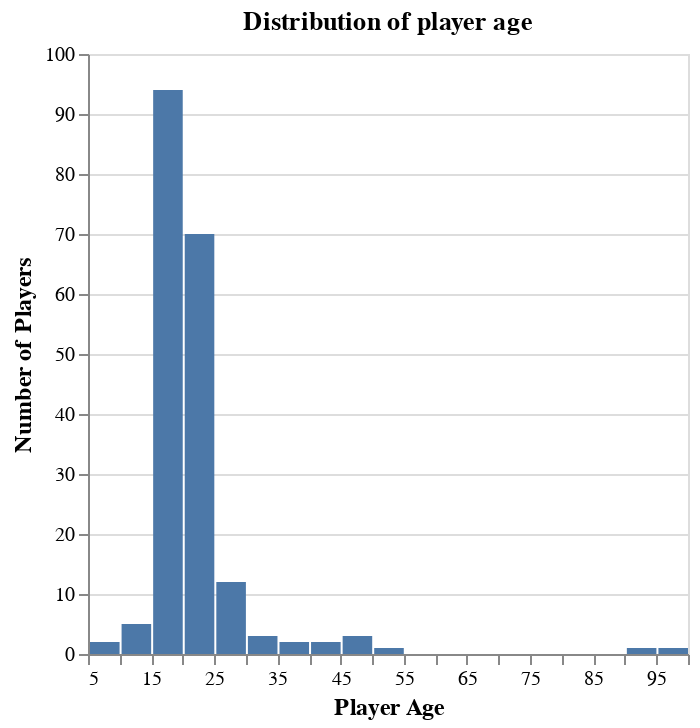

Notebook code for this chart:
### Markdown cell above
**Issue**: Class imbalance with much more True labels (144) compared to False labels (52). Since the KNN model uses labels of nearby points to predict the label of a new observation, the imbalance will result in predictions that tend to be True, because there are more points with that label in the dataset.

### Code cell
age_plot = alt.Chart(player_data, title='Distribution of player age').mark_bar().encode(
    x=alt.X('age')
        .bin(maxbins=20)
        .title('Player Age'),
    y=alt.Y('count()')
        .title('Number of Players'),
).configure_axis(titleFontSize=12)

hours_plot = alt.Chart(player_data, title='Distribution of Total Played Hours').mark_bar().encode(
    x=alt.X('played_hours')
        .bin(maxbins=20)
        .title('Total Played Hours'),
    y=alt.Y('count()')
        .title('Number of Players'),
).configure_axis(titleFontSize=12)

age_plot

### Figure 1 — Vega specification as saved in the notebook (floating-point values rounded to 4 significant figures)
{"$schema": "https://vega.github.io/schema/vega/v5.json", "data": [{"name": "source_0", "values": [{"__count": 2, "bin_maxbins_20_age": 5.0, "bin_maxbins_20_age_end": 10.0}, {"__count": 94, "bin_maxbins_20_age": 15.0, "bin_maxbins_20_age_end": 20.0}, {"__count": 70, "bin_maxbins_20_age": 20.0, "bin_maxbins_20_age_end": 25.0}, {"__count": 12, "bin_maxbins_20_age": 25.0, "bin_maxbins_20_age_end": 30.0}, {"__count": 3, "bin_maxbins_20_age": 30.0, "bin_maxbins_20_age_end": 35.0}, {"__count": 2, "bin_maxbins_20_age": 40.0, "bin_maxbins_20_age_end": 45.0}, {"__count": 5, "bin_maxbins_20_age": 10.0, "bin_maxbins_20_age_end": 15.0}, {"__count": 2, "bin_maxbins_20_age": 35.0, "bin_maxbins_20_age_end": 40.0}, {"__count": 3, "bin_maxbins_20_age": 45.0, "bin_maxbins_20_age_end": 50.0}, {"__count": 1, "bin_maxbins_20_age": 95.0, "bin_maxbins_20_age_end": 100.0}, {"__count": 1, "bin_maxbins_20_age": 50.0, "bin_maxbins_20_age_end": 55.0}, {"__count": 1, "bin_maxbins_20_age": 90.0, "bin_maxbins_20_age_end": 95.0}]}, {"name": "source_0_y_domain___count", "values": [{"min": 1, "max": 94}]}], "signals": [{"name": "bin_maxbins_20_age_bins", "value": {"fields": ["age"], "fname": "bin_age", "start": 5.0, "step": 5.0, "stop": 100.0}}], "marks": [{"type": "rect", "name": "marks", "from": {"data": "source_0"}, "encode": {"update": {"x2": {"field": "bin_maxbins_20_age", "scale": "x", "offset": {"signal": "0.5 + (abs(scale(\"x\", datum[\"bin_maxbins_20_age_end\"]) - scale(\"x\", datum[\"bin_maxbins_20_age\"])) < 0.25 ? -0.5 * (0.25 - (abs(scale(\"x\", datum[\"bin_maxbins_20_age_end\"]) - scale(\"x\", datum[\"bin_maxbins_20_age\"])))) : 0.5)"}}, "y": {"field": "__count", "scale": "y"}, "y2": {"value": 0, "scale": "y"}, "fill": {"value": "#4c78a8"}, "x": {"field": "bin_maxbins_20_age_end", "scale": "x", "offset": {"signal": "0.5 + (abs(scale(\"x\", datum[\"bin_maxbins_20_age_end\"]) - scale(\"x\", datum[\"bin_maxbins_20_age\"])) < 0.25 ? 0.5 * (0.25 - (abs(scale(\"x\", datum[\"bin_maxbins_20_age_end\"]) - scale(\"x\", datum[\"bin_maxbins_20_age\"])))) : -0.5)"}}}}, "style": ["bar"]}], "scales": [{"name": "x", "type": "linear", "domain": {"signal": "[bin_maxbins_20_age_bins.start, bin_maxbins_20_age_bins.stop]"}, "range": [0, {"signal": "width"}], "bins": {"signal": "bin_maxbins_20_age_bins"}, "zero": false}, {"name": "y", "type": "linear", "domain": [{"signal": "(data(\"source_0_y_domain___count\")[0] || {}).min"}, {"signal": "(data(\"source_0_y_domain___count\")[0] || {}).max"}], "range": [{"signal": "height"}, 0], "zero": true, "nice": true}], "axes": [{"scale": "y", "aria": false, "maxExtent": 0, "labels": false, "orient": "left", "ticks": false, "tickCount": {"signal": "ceil(height/40)"}, "grid": true, "gridScale": "x", "minExtent": 0, "zindex": 0, "domain": false}, {"scale": "x", "orient": "bottom", "labelOverlap": true, "grid": false, "title": "Player Age", "labelFlush": true, "tickCount": {"signal": "ceil(width/10)"}, "zindex": 0}, {"scale": "y", "grid": false, "title": "Number of Players", "zindex": 0, "orient": "left", "labelOverlap": true, "tickCount": {"signal": "ceil(height/40)"}}], "title": {"text": "Distribution of player age", "frame": "group"}, "background": "white", "height": 300, "width": 300, "style": "cell", "padding": 5, "config": {"axis": {"titleFontSize": 12}}}
